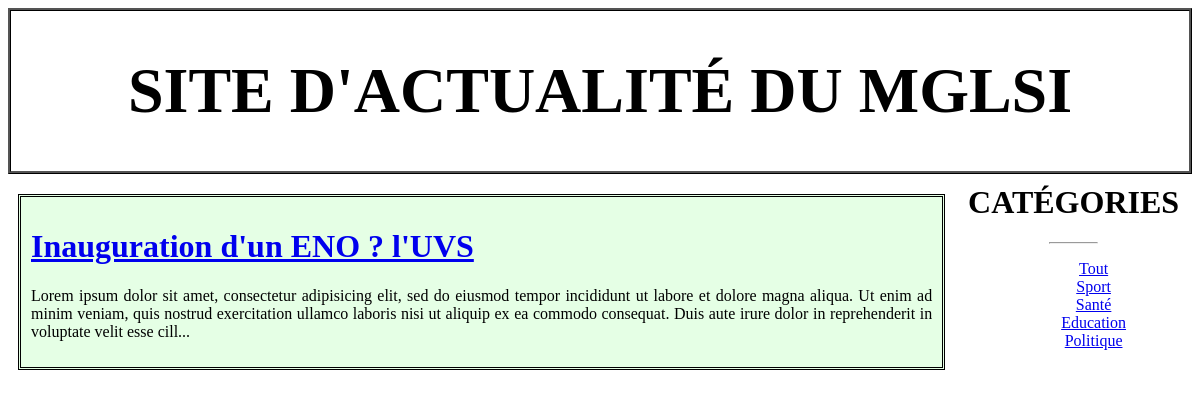
The app's page /index.php?action=categorie&id=3 with its own data.
### tables this page shows
CREATE TABLE IF NOT EXISTS `article` (
  `id` int(11) NOT NULL AUTO_INCREMENT,
  `titre` varchar(255) DEFAULT NULL,
  `contenu` text,
  `dateCreation` datetime DEFAULT CURRENT_TIMESTAMP,
  `dateModification` datetime DEFAULT CURRENT_TIMESTAMP,
  `categorie` int(11) DEFAULT NULL,
  PRIMARY KEY (`id`),
  KEY `fk_categorie_article` (`categorie`)
);

CREATE TABLE IF NOT EXISTS `categorie` (
  `id` int(11) NOT NULL AUTO_INCREMENT,
  `libelle` varchar(20) DEFAULT NULL,
  PRIMARY KEY (`id`)
);

### controleur/Controller.php (called while the page is built, shortened)
<?php
	require_once 'modele/Article.php';
	require_once 'modele/Categorie.php';
	class Controller
	{
		public function showCategorie($id)
		{
			$articles = Article::getByCategoryId($id);
			$categories = Categorie::getList();
			require_once 'vue/articleByCategorie.php';
		}
	}
?>

### modele/Article.php (called while the page is built, shortened)
<?php
	class Article
	{
		public static function getByCategoryId($id)
		{
			$bdd = ConnexionManager::getInstance();
			$data = $bdd->query('SELECT * FROM Article WHERE categorie = '.$id);
			$articles = $data->fetchAll(PDO::FETCH_CLASS, 'Article');
			return $articles;
		}
	}
?>

### modele/Categorie.php (called while the page is built, shortened)
<?php
	class Categorie
	{
		public static function getList()
		{
			$bdd = ConnexionManager::getInstance();
			$reponse = $bdd->query('SELECT * FROM Categorie');
			$data = $reponse->fetchAll(PDO::FETCH_CLASS, 'Categorie');
			return $data;
		}
	}
?>

### vue/articleByCategorie.php (the view, shortened to what this page needs)
<!DOCTYPE html>
<html>
<head>
	<link rel="stylesheet" type="text/css" href="assets/css/style.css">
</head>
<body>
	<?php require_once 'inc/entete.php'; ?>
	<div id="contenu">
		<?php if (!empty($articles)): ?>
			<?php foreach ($articles as $article): ?>
				<div class="article">
					<h1><a href="index.php?action=article&id=<?= $article->id ?>"><?= $article->titre ?></a></h1>
					<p><?= substr($article->contenu, 0, 300) . '...' ?></p>
				</div>
			<?php endforeach ?>
		<?php else: ?>
			<div class="message">Aucun article trouvé</div>
		<?php endif ?>
	</div>
	<?php
		require_once 'inc/menu.php';
	?>
</body>
</html>

### vue/inc/menu.php
<div id="menu">
	<h1>Catégories</h1><hr width="20%">
	<ul>
		<li><a href="index.php">Tout</a></li>
		<?php foreach ($categories as $categorie): ?>
			<li><a href="index.php?action=categorie&id=<?= $categorie->id ?>"><?= $categorie->libelle ?></a></li>
		<?php endforeach ?>
	</ul>
</div>

### assets/css/style.css (style rules this page uses)
#contenu { float: left; width: 80%; text-align: justify; }
#menu { margin-left: 80%; text-align: center; }
#menu li { list-style-type: none; }
#menu h1 { margin-top: 0px; padding-top: 0px; font-family: "AGENCY FB"; text-transform: uppercase; }
.article { margin: 10px; padding: 10px; border:3px double black; background-color: rgba(0, 255, 0, 0.1); }

### records on screen
article: titre "Inauguration d'un ENO ? l'UVS", contenu "Lorem ipsum dolor sit amet, consectetur adipisicing elit, sed do eiusmod tempor incididunt ut labore et dolore magna aliqua. Ut enim ad minim veniam, quis nostrud exercitation ullamco laboris nisi ut aliquip ex ea commodo consequat. Duis aute irure dolor in reprehenderit in voluptate velit esse cill"
categorie: libelle "Sport"
categorie: libelle "Santé"
categorie: libelle "Education"
categorie: libelle "Politique"
